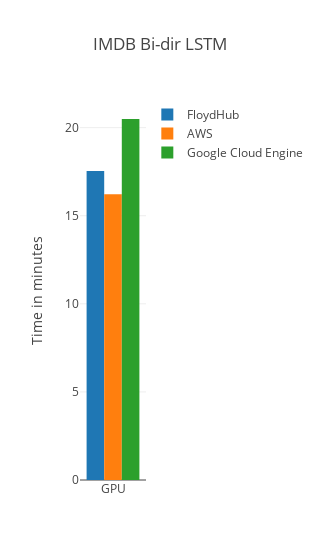

Write notebook code for a chart like this one.
### Markdown cell above
## 4. IMDB Bi-dir LSTM
<a name="BI"></a>

Embedding(20000, 128) -> LSTM()[tanh][Dropout 0.5] -> FC(64,1)[Sigmoid]

### Code cell
# Extract info from CSV
fh_mnist_mlp_file = ['../logs/fh/gpu/imdb_bidirectional_lstm_tensorflow.csv']

aws_mnist_mlp_file = ['../logs/aws/gpu/imdb_bidirectional_lstm_tensorflow.csv']

gce_mnist_mlp_file = ['../logs/gce/gpu/imdb_bidirectional_lstm_tensorflow.csv']

fh_time = []
for csv_file in fh_mnist_mlp_file:
    fh_time.append(from_csv_to_time(csv_file))

aws_time = []
for csv_file in aws_mnist_mlp_file:
    aws_time.append(from_csv_to_time(csv_file))    
    
gce_time = []
for csv_file in gce_mnist_mlp_file:
    gce_time.append(from_csv_to_time(csv_file))
    
# Plot
plot_total_time(fh_time, aws_time, gce_time, title="IMDB Bi-dir LSTM")

### Figure 1 — Plotly figure (JSON) as saved in the notebook; plotly's stock layout.template omitted (floating-point values rounded to 4 significant figures)
{"data": [{"name": "FloydHub", "type": "bar", "x": ["GPU"], "y": [17.53]}, {"name": "AWS", "type": "bar", "x": ["GPU"], "y": [16.22]}, {"name": "Google Cloud Engine", "type": "bar", "x": ["GPU"], "y": [20.49]}], "layout": {"barmode": "group", "title": "IMDB Bi-dir LSTM", "width": 1, "yaxis": {"title": "Time in minutes"}}}
